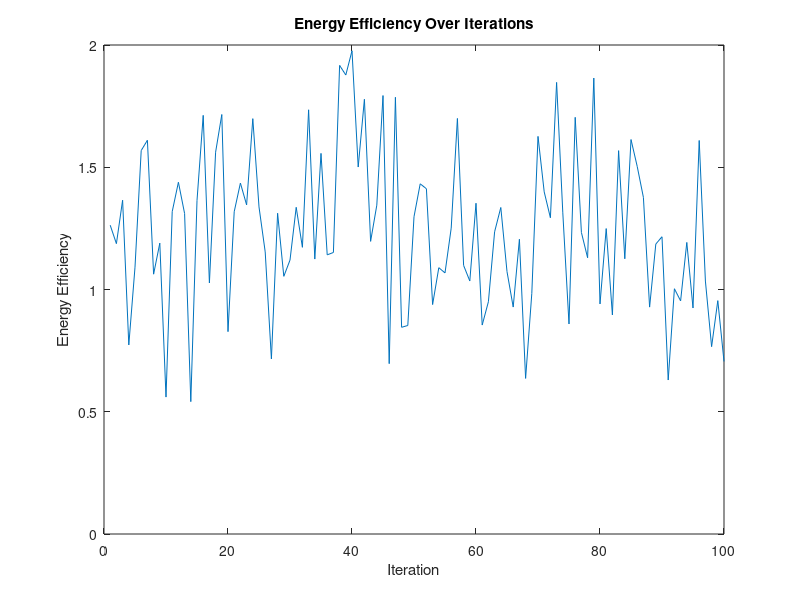

Reproduce this figure in MATLAB.
function main
    % Simulation parameters
    numAPs = 5;  % Number of Access Points
    numUEs = 10; % Number of User Equipments
    maxIterations = 100;

    % Initialize random system parameters
    powerAPs = 10 * rand(numAPs, 1); % Maximum power available at each AP
    bandwidths = randi([5, 20], numAPs, 1); % Bandwidths available at each AP
    userRequirements = randi([1, 5], numUEs, 1); % Data rate requirements for each UE

    % Random channel gains matrix for APs to UEs
    channelGains = rand(numAPs, numUEs);

    % Array to store energy efficiency per iteration
    energyEfficiency = zeros(maxIterations, 1);

    % Begin optimization
    for i = 1:maxIterations
        [powerAllocation, subcarrierAllocation] = allocateResources(powerAPs, bandwidths, userRequirements, channelGains);

        % Evaluate the current energy efficiency
        energyEfficiency(i) = evaluateEnergyEfficiency(powerAllocation, channelGains, powerAPs);

        % Update the power and bandwidth based on allocation feedback
        [powerAPs, bandwidths] = updateNetworkResources(powerAllocation, subcarrierAllocation, powerAPs, bandwidths);
    end

    % Output results
    disp('Simulation completed.');
    figure; plot(energyEfficiency); title('Energy Efficiency Over Iterations'); xlabel('Iteration'); ylabel('Energy Efficiency');
    disp('Energy Efficiency Metrics:');
    disp(energyEfficiency);
end

function [powerAllocation, subcarrierAllocation] = allocateResources(powerAPs, bandwidths, userRequirements, channelGains)
    numAPs = length(powerAPs);
    numUEs = length(userRequirements);
    powerAllocation = zeros(numAPs, numUEs);
    subcarrierAllocation = zeros(numAPs, numUEs);

    % Example allocation logic: Randomly allocate power and subcarriers
    for ap = 1:numAPs
        for ue = 1:numUEs
            if rand > 0.5  % Random condition to allocate resources
                powerAllocation(ap, ue) = rand * powerAPs(ap);  % Random allocation of power not exceeding max power
                subcarrierAllocation(ap, ue) = 1;  % Allocate subcarrier
            end
        end
    end
end

function ee = evaluateEnergyEfficiency(powerAllocation, channelGains, powerAPs)
    % Ensure dimensions match before proceeding with element-wise multiplication
    if isequal(size(powerAllocation), size(channelGains))
        energyUsed = sum(sum(powerAllocation .* channelGains));
        totalPower = sum(powerAPs);
        ee = energyUsed / totalPower;
    else
        error('Dimension mismatch between powerAllocation and channelGains.');
    end
end

function [newPowerAPs, newBandwidths] = updateNetworkResources(powerAllocation, subcarrierAllocation, powerAPs, bandwidths)
    % Example logic to reduce power and bandwidth
    powerUsed = sum(powerAllocation, 2);
    newPowerAPs = powerAPs - powerUsed * 0.1;  % Reduce power by 10% of the used power
    bandwidthUsed = sum(subcarrierAllocation, 2);
    newBandwidths = bandwidths - bandwidthUsed * 0.1;  % Reduce bandwidth by 10% of the used bandwidth
end
